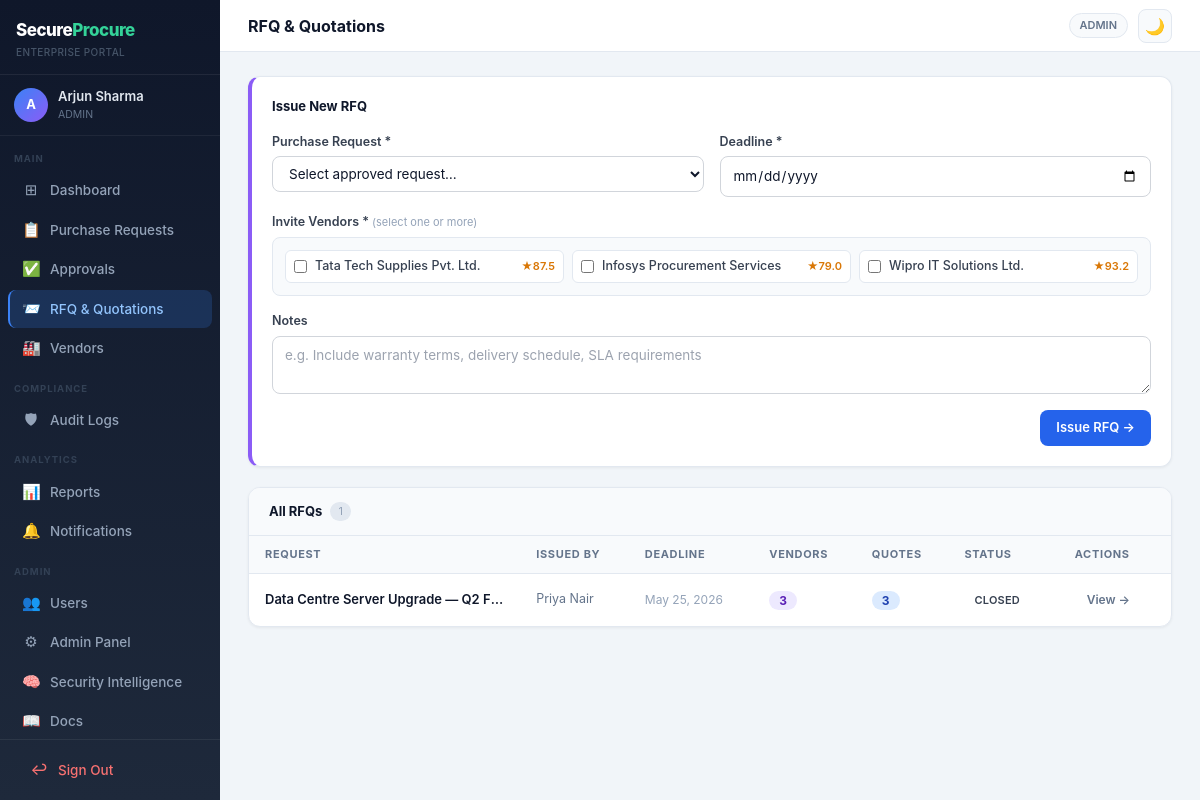
Screenshot of /rfq (signed in) with the database file from the repository.
### app/models.py (models this page shows, shortened)
class User(UserMixin, db.Model):
    __tablename__ = 'users'
    id            = db.Column(db.Integer, primary_key=True)
    name          = db.Column(db.String(120), nullable=False)
    email         = db.Column(db.String(120), unique=True, nullable=False)
    password_hash = db.Column(db.String(256), nullable=False)
    role          = db.Column(db.String(30), nullable=False, default='PROCUREMENT_OFFICER')
    department    = db.Column(db.String(100))
    is_active     = db.Column(db.Boolean, default=True)
    created_at    = db.Column(db.DateTime, default=datetime.utcnow)
    vendor         = db.relationship('Vendor', back_populates='user', uselist=False)
    requests       = db.relationship('PurchaseRequest', back_populates='creator', foreign_keys='PurchaseRequest.created_by')
    approvals      = db.relationship('Approval', back_populates='decider', foreign_keys='Approval.decided_by')
    audit_logs     = db.relationship('AuditLog', back_populates='user')
    notifications  = db.relationship('Notification', back_populates='user', cascade='all, delete-orphan')

class Vendor(db.Model):
    __tablename__ = 'vendors'
    id               = db.Column(db.Integer, primary_key=True)
    user_id          = db.Column(db.Integer, db.ForeignKey('users.id'), unique=True, nullable=False)
    company_name     = db.Column(db.String(150), nullable=False)
    registration_no  = db.Column(db.String(60), unique=True)
    contact_phone    = db.Column(db.String(30))
    address          = db.Column(db.Text)
    category            = db.Column(db.String(80))
    status              = db.Column(db.String(20), default='PENDING')
    reputation_score    = db.Column(db.Float, default=0.0)
    total_orders        = db.Column(db.Integer, default=0)
    on_time_delivery    = db.Column(db.Float, default=0.0)
    trust_score         = db.Column(db.Float, default=0.0)
    fraud_probability   = db.Column(db.Float, default=0.0)
    compliance_score    = db.Column(db.Float, default=0.0)
    eligibility_score   = db.Column(db.Float, default=0.0)
    ai_risk_blocked     = db.Column(db.Boolean, default=False)
    created_at          = db.Column(db.DateTime, default=datetime.utcnow)
    user       = db.relationship('User', back_populates='vendor')
    rfq_invites = db.relationship('RFQVendor', back_populates='vendor', cascade='all, delete-orphan')
    quotations = db.relationship('Quotation', back_populates='vendor')

class RFQ(db.Model):
    __tablename__ = 'rfqs'
    id         = db.Column(db.Integer, primary_key=True)
    request_id = db.Column(db.Integer, db.ForeignKey('purchase_requests.id'), unique=True, nullable=False)
    issued_by  = db.Column(db.Integer, db.ForeignKey('users.id'), nullable=False)
    deadline   = db.Column(db.DateTime, nullable=False)
    notes      = db.Column(db.Text)
    status     = db.Column(db.String(20), default='OPEN')
    created_at = db.Column(db.DateTime, default=datetime.utcnow)
    request    = db.relationship('PurchaseRequest', back_populates='rfq')
    issuer     = db.relationship('User', foreign_keys=[issued_by])
    vendors    = db.relationship('RFQVendor', back_populates='rfq', cascade='all, delete-orphan')
    quotations = db.relationship('Quotation', back_populates='rfq')

class PurchaseRequest(db.Model):
    __tablename__ = 'purchase_requests'
    id               = db.Column(db.Integer, primary_key=True)
    title            = db.Column(db.String(200), nullable=False)
    description      = db.Column(db.Text)
    category         = db.Column(db.String(80), nullable=False)
    estimated_budget = db.Column(db.Float, nullable=False)
    currency         = db.Column(db.String(10), default='USD')
    urgency          = db.Column(db.String(20), default='NORMAL')
    status           = db.Column(db.String(30), default='DRAFT')
    created_by       = db.Column(db.Integer, db.ForeignKey('users.id'), nullable=False)
    created_at       = db.Column(db.DateTime, default=datetime.utcnow)
    updated_at       = db.Column(db.DateTime, default=datetime.utcnow, onupdate=datetime.utcnow)
    creator   = db.relationship('User', back_populates='requests', foreign_keys=[created_by])
    items     = db.relationship('RequestItem', back_populates='request', cascade='all, delete-orphan')
    rfq       = db.relationship('RFQ', back_populates='request', uselist=False)
    approvals = db.relationship('Approval', back_populates='request', cascade='all, delete-orphan')

### app/routes/rfq.py (the view, shortened to what this page needs)
@bp.route('/rfq')
@login_required
@require_roles('PROCUREMENT_OFFICER', 'ADMIN', 'APPROVER', 'AUDITOR', 'VENDOR')
def list_rfqs():
    rfqs = RFQ.query.order_by(RFQ.created_at.desc()).all()
    eligible = PurchaseRequest.query.filter_by(status='APPROVED').all()
    approved_vendors = Vendor.query.filter_by(status='APPROVED').all()
    for vendor in approved_vendors:
        compute_vendor_risk(vendor, None)
    return render_template('dashboard/rfq.html', rfqs=rfqs,
                           eligible=eligible, approved_vendors=approved_vendors)

### templates/dashboard/rfq.html (shortened to what this page needs)
{% extends "base.html" %}
{% block page_header %}
  <div style="font-size: 16px; font-weight: 700; color: var(--text-primary);">RFQ &amp; Quotations</div>
{% endblock %}
{% block content %}
{% if current_user.role in ['PROCUREMENT_OFFICER', 'ADMIN'] and eligible %}
<div class="card" style="padding: 20px; margin-bottom: 20px; border-left: 4px solid #8b5cf6;">
  <div style="font-size: 13px; font-weight: 700; color: var(--text-primary); margin-bottom: 16px;">Issue New RFQ</div>
  <form action="/rfq/new" method="post">
    <div style="display: grid; grid-template-columns: 1fr 1fr; gap: 16px; margin-bottom: 16px;">
      <div>
        <label class="form-label">Purchase Request *</label>
        <select name="request_id" required class="form-input">
          <option value="">Select approved request…</option>
        </select>
      </div>
      <div>
        <label class="form-label">Deadline *</label>
        <input type="date" name="deadline" required class="form-input"/>
      </div>
    </div>
    <div style="margin-bottom: 16px;">
      <label class="form-label">Invite Vendors * <span style="font-size: 11px; color: var(--text-faint); font-weight: 400;">(select one or more)</span></label>
      <div style="display: grid; grid-template-columns: repeat(3, 1fr); gap: 8px; margin-top: 6px; padding: 12px; background: var(--bg-subtle); border: 1px solid var(--border); border-radius: 8px; max-height: 140px; overflow-y: auto;">
        {% for v in approved_vendors %}
        <label style="display: flex; align-items: center; gap: 8px; cursor: pointer; padding: 6px 8px; border-radius: 6px; background: white; border: 1px solid var(--border);">
          <input type="checkbox" name="vendor_ids[]" value="{{ v.id }}" style="accent-color: #3b82f6;"/>
          <span style="font-size: 12.5px; color: var(--text-secondary); font-weight: 500;">{{ v.company_name }}</span>
          <span style="margin-left: auto; font-size: 11px; color: #d97706; font-weight: 600;">★{{ v.reputation_score }}</span>
        </label>
        {% else %}
        <div style="grid-column: 1/-1; text-align: center; font-size: 13px; color: var(--text-faint); padding: 8px;">No approved vendors yet.</div>
        {% endfor %}
      </div>
    </div>
    <div style="margin-bottom: 16px;">
      <label class="form-label">Notes</label>
      <textarea name="notes" rows="2" class="form-input" placeholder="e.g. Include warranty terms, delivery schedule, SLA requirements"></textarea>
    </div>
    <div style="display: flex; justify-content: flex-end;">
      <button type="submit" class="btn btn-primary">Issue RFQ →</button>
    </div>
  </form>
</div>
{% endif %}
<div class="card" style="overflow: hidden;">
  <div style="padding: 14px 20px; background: var(--bg-subtle); border-bottom: 1px solid var(--border); display: flex; align-items: center; gap: 8px;">
    <span style="font-size: 13px; font-weight: 700; color: var(--text-primary);">All RFQs</span>
    <span style="font-size: 11px; color: var(--text-faint); background: var(--border); padding: 1px 8px; border-radius: 20px;">{{ rfqs|length }}</span>
  </div>
  <table style="width: 100%; border-collapse: collapse;">
    <thead><tr class="tbl-head">
      <th>Request</th>
      <th>Issued By</th>
      <th>Deadline</th>
      <th>Vendors</th>
      <th>Quotes</th>
      <th>Status</th>
      <th>Actions</th>
    </tr></thead>
    <tbody>
      {% for rfq in rfqs %}
      <tr class="tbl-row">
        <td style="max-width: 240px;">
          <span style="font-size: 13px; font-weight: 600; color: var(--text-primary); display: block; white-space: nowrap; overflow: hidden; text-overflow: ellipsis;" title="{{ rfq.request.title }}">{{ rfq.request.title }}</span>
        </td>
        <td style="color: var(--text-muted); font-size: 12.5px;">{{ rfq.issuer.name }}</td>
        <td style="color: var(--text-faint); font-size: 12px; white-space: nowrap;">{{ rfq.deadline.strftime('%b %d, %Y') }}</td>
        <td>
          <span style="background: #ede9fe; color: #5b21b6; font-size: 12px; font-weight: 700; padding: 2px 10px; border-radius: 20px;">{{ rfq.vendors|length }}</span>
        </td>
        <td>
          <span style="background: #dbeafe; color: #1e40af; font-size: 12px; font-weight: 700; padding: 2px 10px; border-radius: 20px;">{{ rfq.quotations|length }}</span>
        </td>
        <td><span class="badge badge-{{ status_badge(rfq.status) }}">{{ rfq.status }}</span></td>
        <td><a href="/rfq/{{ rfq.id }}" class="btn btn-ghost btn-sm">View →</a></td>
      </tr>
      {% else %}
      <tr><td colspan="7" style="text-align: center; padding: 48px 16px; color: var(--text-faint); font-size: 13px;">
        No RFQs issued yet.
      </td></tr>
      {% endfor %}
    </tbody>
  </table>
</div>
{% endblock %}

### templates/base.html (shortened to what this page needs)
<!DOCTYPE html>
<html lang="en" class="h-full">
<head>
  <script src="https://cdn.tailwindcss.com"></script>
</head>
<body class="h-full flex overflow-hidden" style="font-family: -apple-system, BlinkMacSystemFont, 'Segoe UI', sans-serif;">
<aside class="sidebar flex-shrink-0">
  <div style="padding: 18px 16px 14px; border-bottom: 1px solid rgba(255,255,255,0.07);">
    <a href="/dashboard" style="text-decoration: none; display: block;">
      <div style="font-size: 17px; font-weight: 800; color: white; letter-spacing: -0.5px;">
        Secure<span style="color: #34d399;">Procure</span>
      </div>
      <div style="font-size: 10px; color: #475569; margin-top: 1px; font-weight: 500; letter-spacing: 0.04em;">ENTERPRISE PORTAL</div>
    </a>
  </div>
  <div style="padding: 12px 14px; border-bottom: 1px solid rgba(255,255,255,0.06);">
    <div style="display: flex; align-items: center; gap: 10px;">
      <div style="width: 34px; height: 34px; border-radius: 50%; background: linear-gradient(135deg,#3b82f6,#8b5cf6); display: flex; align-items: center; justify-content: center; font-size: 13px; font-weight: 700; color: white; flex-shrink: 0;">
        {{ current_user.name[0].upper() }}
      </div>
      <div style="min-width: 0;">
        <div style="font-size: 13px; font-weight: 600; color: #e2e8f0; white-space: nowrap; overflow: hidden; text-overflow: ellipsis;">{{ current_user.name }}</div>
        <div style="font-size: 10.5px; color: #64748b; margin-top: 1px;">{{ current_user.role.replace('_',' ') }}</div>
      </div>
    </div>
  </div>
  <nav style="flex: 1; padding: 10px 0; overflow-y: auto;">
    <div style="padding: 6px 14px 4px; font-size: 9.5px; font-weight: 700; color: #334155; letter-spacing: 0.1em; text-transform: uppercase;">Main</div>
    <a href="/dashboard" class="nav-item {% if request.path == '/dashboard' %}active{% endif %}">
      <span class="nav-icon">⊞</span> Dashboard
    </a>
    {% if current_user.role != 'VENDOR' %}
    <a href="/requests" class="nav-item {% if '/requests' in request.path %}active{% endif %}">
      <span class="nav-icon">📋</span> Purchase Requests
    </a>
    {% endif %}
    {% if current_user.role in ['APPROVER', 'ADMIN'] %}
    <a href="/approvals" class="nav-item {% if '/approvals' in request.path %}active{% endif %}">
      <span class="nav-icon">✅</span> Approvals
    </a>
    {% endif %}
    {% if current_user.role in ['PROCUREMENT_OFFICER', 'ADMIN', 'APPROVER', 'AUDITOR'] %}
    <a href="/rfq" class="nav-item {% if '/rfq' in request.path %}active{% endif %}">
      <span class="nav-icon">📨</span> RFQ &amp; Quotations
    </a>
    {% endif %}
    {% if current_user.role in ['ADMIN', 'PROCUREMENT_OFFICER', 'AUDITOR'] %}
    <a href="/vendors" class="nav-item {% if '/vendors' in request.path %}active{% endif %}">
      <span class="nav-icon">🏭</span> Vendors
    </a>
    {% endif %}
    {% if current_user.role in ['AUDITOR', 'ADMIN'] %}
    <div style="padding: 10px 14px 4px; font-size: 9.5px; font-weight: 700; color: #334155; letter-spacing: 0.1em; text-transform: uppercase; margin-top: 4px;">Compliance</div>
    <a href="/audit" class="nav-item {% if '/audit' in request.path %}active{% endif %}">
      <span class="nav-icon">🛡</span> Audit Logs
    </a>
    {% endif %}
    <div style="padding: 10px 14px 4px; font-size: 9.5px; font-weight: 700; color: #334155; letter-spacing: 0.1em; text-transform: uppercase; margin-top: 4px;">Analytics</div>
    <a href="/reports" class="nav-item {% if '/reports' in request.path %}active{% endif %}">
      <span class="nav-icon">📊</span> Reports
    </a>
    <a href="/notifications" class="nav-item {% if '/notifications' in request.path %}active{% endif %}">
      <span class="nav-icon">🔔</span> Notifications
    </a>
    {% if current_user.role == 'ADMIN' %}
    <div style="padding: 10px 14px 4px; font-size: 9.5px; font-weight: 700; color: #334155; letter-spacing: 0.1em; text-transform: uppercase; margin-top: 4px;">Admin</div>
    <a href="/admin/users" class="nav-item {% if '/admin/users' in request.path %}active{% endif %}">
      <span class="nav-icon">👥</span> Users
    </a>
    <a href="/admin/panel" class="nav-item {% if '/admin/panel' in request.path %}active{% endif %}">
      <span class="nav-icon">⚙</span> Admin Panel
    </a>
    <a href="/admin/security-intelligence" class="nav-item {% if '/admin/security-intelligence' in request.path %}active{% endif %}">
      <span class="nav-icon">🧠</span> Security Intelligence
    </a>
    <a href="/admin/docs" class="nav-item {% if '/admin/docs' in request.path %}active{% endif %}">
      <span class="nav-icon">📖</span> Docs
    </a>
    {% endif %}
  </nav>
  <div style="padding: 10px 8px; border-top: 1px solid rgba(255,255,255,0.07);">
    <form action="/logout" method="post">
      <button type="submit" class="nav-item" style="width:100%; background:none; border:none; cursor:pointer; color:#f87171;">
        <span class="nav-icon">↩</span> Sign Out
      </button>
    </form>
  </div>
</aside>
<div style="flex: 1; display: flex; flex-direction: column; overflow: hidden; min-width: 0;">
  <header class="topbar">
    <div>{% block page_header %}{% endblock %}</div>
    <div style="display: flex; align-items: center; gap: 10px;">
      <span style="font-size: 11px; font-weight: 600; color: var(--text-muted); background: var(--bg-subtle); border: 1px solid var(--border); padding: 3px 10px; border-radius: 20px;">
        {{ current_user.role.replace('_',' ') }}
      </span>
      <button class="theme-toggle" id="theme-btn" onclick="toggleTheme()" title="Toggle dark/light mode">🌙</button>
    </div>
  </header>
  <main class="main-content">
    {% block content %}{% endblock %}
  </main>
</div>
</body>
</html>

### rows the page displays
User: name "A", name "Arjun Sharma", role.replace "ADMIN"
Vendor: company_name "Tata Tech Supplies Pvt. Ltd.", reputation_score "87.5"
Vendor: company_name "Infosys Procurement Services", reputation_score "79.0"
Vendor: company_name "Wipro IT Solutions Ltd.", reputation_score "93.2"
RFQ: request "Data Centre Server Upgrade — Q2 F…", issuer.name "Priya Nair", deadline "May 25, 2026", vendors|length "3", quotations|length "3", status "CLOSED"

### other values shown
{{ rfqs|length }} "1"
